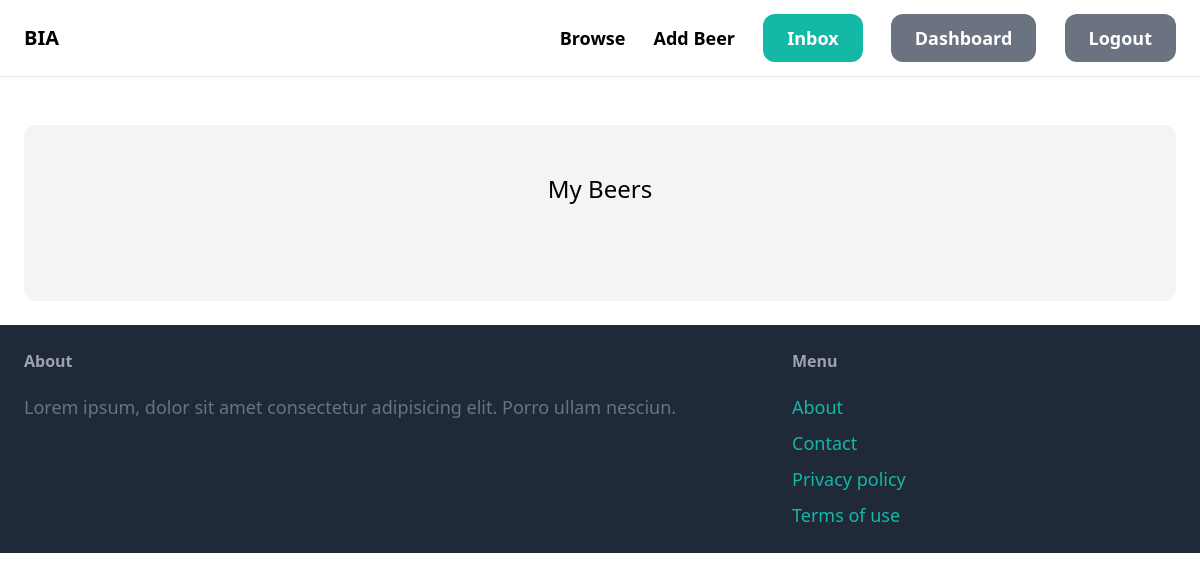
Before: /dashboard/ (signed in) with the older database file.
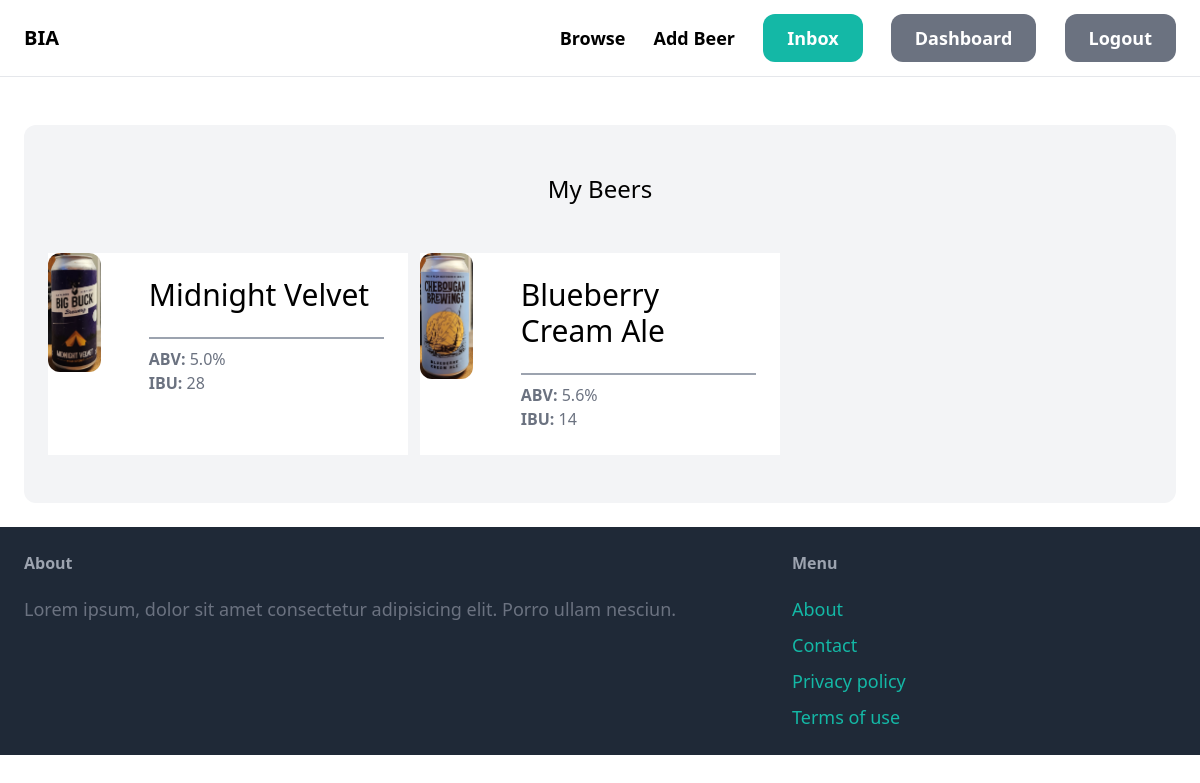
After: the same page with the newer database file.
### item/models.py (models this page shows, shortened)
class Item(models.Model):
    category = models.ForeignKey(
        Category, related_name='items', on_delete=models.CASCADE)
    name = models.CharField(max_length=255)
    brewery = models.CharField(max_length=255, blank=True, null=True)
    city = models.CharField(max_length=255, blank=True, null=True)
    state = models.CharField(max_length=255, blank=True, null=True)
    description = models.TextField(blank=True, null=True)
    abv = models.CharField(max_length=10, blank=True, null=True)
    ibu = models.CharField(max_length=10, blank=True, null=True)
    image = models.ImageField(upload_to='item_images', blank=True, null=True)
    quantity = models.IntegerField(default=0)
    created_by = models.ForeignKey(
        User, related_name='items', on_delete=models.CASCADE)
    created_at = models.DateTimeField(auto_now_add=True)
    updated_at = models.DateTimeField(auto_now_add=True)

### dashboard/views.py (the view)
# urls.py: path('', views.index, name='index'),
@login_required
def index(request):
    items = Item.objects.filter(created_by=request.user)
    return render(request, 'dashboard/index.html', {
        'items': items,
    })

### dashboard/templates/dashboard/index.html (shortened to what this page needs)
{% extends 'core/base.html' %}
{% block content %}
    <div class="mt-6 px-6 py-12 bg-gray-100 rounded-xl">
        <h2 class="mb-12 text-2xl text-center">My Beers</h2>
        <div class="grid grid-cols-3 gap-3 ">
            {% for item in items %}
            <a href="{% url 'item:detail' item.id %}">
                <div class="grid grid-cols-5 gap-6 bg-white h-full">
                  <div class="col-span-1  rounded-xl  ">
                      <img src="{{ item.image.url }}" alt="" srcset="" class="rounded-xl block my-auto">
                  </div>
                  <div class="col-span-4 p-6  rounded-xl">
                      <h1 class="mb-6 text-3xl">{{ item.name }}</h1>
                      <hr class="my-2 h-0.5 border-t-0 bg-gray-400 opacity-100 dark:opacity-50" />
                      <p class="text-gray-500"><strong>ABV: </strong>{{ item.abv}}</p>
                      <p class="text-gray-500"><strong>IBU: </strong>{{ item.ibu}}</p>
                  </div>
               </div>
            </a>
            {% endfor %}
        </div>
    </div>
{% endblock %}

Changed rows visible on the page:
added Item: image (picture), name "Midnight Velvet", abv "5.0%", ibu "28"
added Item: image (picture), name "Blueberry Cream Ale", abv "5.6%", ibu "14"
